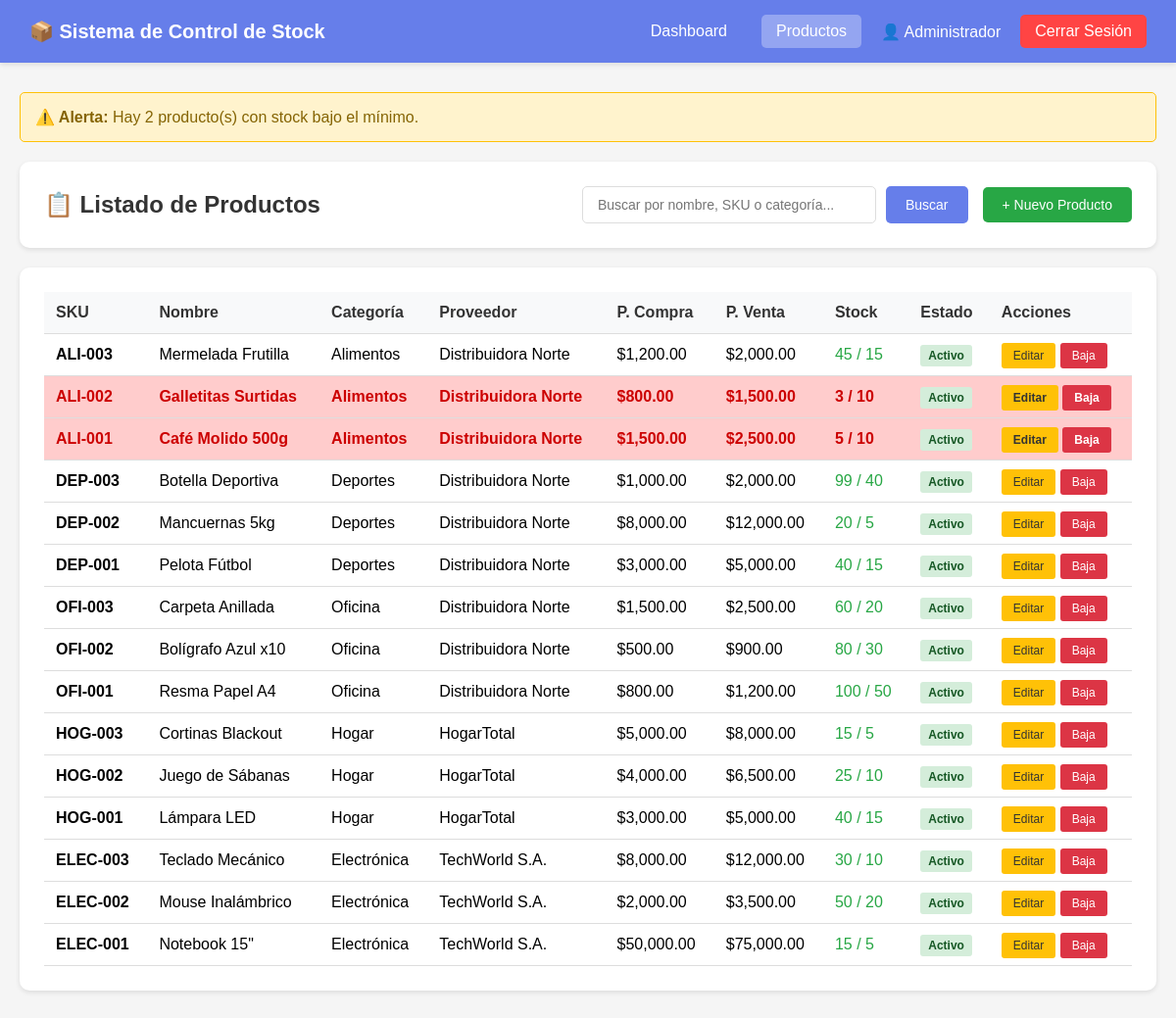
Screenshot of /products.php (signed in) with the database file from the repository.
### tables this page shows
CREATE TABLE `productos` (
  `id` int(11) NOT NULL,
  `sku` varchar(50) NOT NULL,
  `nombre` varchar(100) NOT NULL,
  `descripcion` text DEFAULT NULL,
  `id_categoria` int(11) NOT NULL,
  `id_proveedor` int(11) NOT NULL,
  `precio_compra` decimal(10,2) NOT NULL,
  `precio_venta` decimal(10,2) NOT NULL,
  `stock` int(11) NOT NULL DEFAULT 0,
  `stock_minimo` int(11) NOT NULL DEFAULT 5,
  `activo` tinyint(1) DEFAULT 1,
  `fecha_alta` timestamp NULL DEFAULT current_timestamp()
);

CREATE TABLE `categorias` (
  `id` int(11) NOT NULL,
  `nombre` varchar(50) NOT NULL,
  `descripcion` text DEFAULT NULL
);

CREATE TABLE `proveedores` (
  `id` int(11) NOT NULL,
  `nombre` varchar(100) NOT NULL,
  `contacto` varchar(100) DEFAULT NULL,
  `telefono` varchar(20) DEFAULT NULL,
  `email` varchar(100) DEFAULT NULL
);

### products.php (called while the page is built, shortened)
<?php
require_once 'config/database.php';
require_once 'models/ProductModel.php';
$productModel = new ProductModel();
$searchTerm = '';
if ($_SERVER['REQUEST_METHOD'] === 'POST' && isset($_POST['search'])) {
    $searchTerm = trim($_POST['search']);
    $productos = $productModel->search($searchTerm);
} else {
    $productos = $productModel->getAll();
}
$lowStockProducts = $productModel->getLowStockProducts();
require_once 'views/pages/products_list.php';
?>

### models/ProductModel.php (called while the page is built, shortened)
<?php
require_once __DIR__ . '/../config/database.php';
class ProductModel {
    private $conn;
    public function __construct() {
        $db = new Database();
        $this->conn = $db->getConnection();
    }
    public function getAll() {
        $stmt = $this->conn->prepare("
            SELECT p.*, c.nombre as categoria, pr.nombre as proveedor
            FROM productos p
            LEFT JOIN categorias c ON p.id_categoria = c.id
            LEFT JOIN proveedores pr ON p.id_proveedor = pr.id
            WHERE p.activo = 1
            ORDER BY p.id DESC
        ");
        $stmt->execute();
        return $stmt->fetchAll();
    }
    public function getLowStockProducts() {
        $stmt = $this->conn->prepare("
            SELECT p.*, c.nombre as categoria
            FROM productos p
            LEFT JOIN categorias c ON p.id_categoria = c.id
            WHERE p.activo = 1 AND p.stock <= p.stock_minimo
            ORDER BY p.stock ASC
        ");
        $stmt->execute();
        return $stmt->fetchAll();
    }
}
?>

### config/database.php (called while the page is built, shortened)
<?php
class Database {
    private $host = 'localhost';
    private $db_name = 'sistemas_stock';
    private $username = 'root';
    private $password = '';
    public function getConnection() {
        $this->conn = null;
        try {
            $this->conn = new PDO(
                "mysql:host=" . $this->host . ";dbname=" . $this->db_name . ";charset=utf8mb4",
                $this->username,
                $this->password
            );
            $this->conn->setAttribute(PDO::ATTR_ERRMODE, PDO::ERRMODE_EXCEPTION);
            $this->conn->setAttribute(PDO::ATTR_DEFAULT_FETCH_MODE, PDO::FETCH_ASSOC);
            $this->conn->setAttribute(PDO::ATTR_EMULATE_PREPARES, false);
        } catch(PDOException $e) {
            echo "Error de conexión: " . $e->getMessage();
        }
        return $this->conn;
    }
}
?>

### views/pages/products_list.php (the view, shortened to what this page needs)
<!DOCTYPE html>
<html lang="es">
<head>
</head>
<body>
    <div class="navbar">
        <h1>📦 Sistema de Control de Stock</h1>
        <div class="nav-links">
            <a href="dashboard.php">Dashboard</a>
            <a href="products.php" class="active">Productos</a>
            <span>👤 <?= htmlspecialchars($_SESSION['user_name']) ?></span>
            <a href="logout.php" class="btn-logout">Cerrar Sesión</a>
        </div>
    </div>
    <div class="container">
        <?php if (count($lowStockProducts) > 0): ?>
        <div class="alert-box">
            <strong>⚠️ Alerta:</strong> Hay <?= count($lowStockProducts) ?> producto(s) con stock bajo el mínimo.
        </div>
        <?php endif; ?>
        <div class="header-section">
            <h2>📋 Listado de Productos</h2>
            <div style="display: flex; gap: 15px; align-items: center;">
                <form method="POST" class="search-form">
                    <input type="text" name="search" placeholder="Buscar por nombre, SKU o categoría..." value="<?= htmlspecialchars($searchTerm) ?>">
                    <button type="submit">Buscar</button>
                </form>
                <?php if ($_SESSION['user_rol'] === 'admin'): ?>
                <a href="product_create.php" class="btn-new">+ Nuevo Producto</a>
                <?php endif; ?>
            </div>
        </div>
        <div class="table-container">
            <?php if (count($productos) > 0): ?>
            <table>
                <thead>
                    <tr>
                        <th>SKU</th>
                        <th>Nombre</th>
                        <th>Categoría</th>
                        <th>Proveedor</th>
                        <th>P. Compra</th>
                        <th>P. Venta</th>
                        <th>Stock</th>
                        <th>Estado</th>
                        <th>Acciones</th>
                    </tr>
                </thead>
                <tbody>
                    <?php foreach ($productos as $producto): ?>
                    <tr class="<?= $producto['stock'] <= $producto['stock_minimo'] ? 'stock-low' : '' ?>">
                        <td><strong><?= htmlspecialchars($producto['sku']) ?></strong></td>
                        <td><?= htmlspecialchars($producto['nombre']) ?></td>
                        <td><?= htmlspecialchars($producto['categoria']) ?></td>
                        <td><?= htmlspecialchars($producto['proveedor']) ?></td>
                        <td>$<?= number_format($producto['precio_compra'], 2) ?></td>
                        <td>$<?= number_format($producto['precio_venta'], 2) ?></td>
                        <td class="<?= $producto['stock'] <= $producto['stock_minimo'] ? 'stock-low' : 'stock-ok' ?>">
                            <?= $producto['stock'] ?> / <?= $producto['stock_minimo'] ?>
                        </td>
                        <td><span class="badge badge-active">Activo</span></td>
                        <td>
                            <a href="product_edit.php?id=<?= $producto['id'] ?>" class="btn-edit">Editar</a>
                            <?php if ($_SESSION['user_rol'] === 'admin'): ?>
                            <a href="product_delete.php?id=<?= $producto['id'] ?>" class="btn-delete" onclick="return confirm('¿Seguro que querés dar de baja este producto?')">Baja</a>
                            <?php endif; ?>
                        </td>
                    </tr>
                    <?php endforeach; ?>
                </tbody>
            </table>
            <?php endif; ?>
        </div>
    </div>
</body>
</html>

### views/pages/products_list.php (style rules this page uses)
* { margin: 0; padding: 0; box-sizing: border-box; }
body { font-family: Arial, sans-serif; background: #f5f5f5; }
.navbar { background: #667eea; color: white; padding: 15px 30px; display: flex; justify-content: space-between; align-items: center; box-shadow: 0 2px 5px rgba(0,0,0,0.1); }
.navbar h1 { font-size: 20px; }
.nav-links { display: flex; gap: 20px; align-items: center; }
.nav-links a { color: white; text-decoration: none; padding: 8px 15px; border-radius: 5px; transition: background 0.3s; }
.nav-links a.active { background: rgba(255,255,255,0.3); }
.btn-logout { background: #ff4444; }
.container { max-width: 1400px; margin: 30px auto; padding: 0 20px; }
.header-section { background: white; padding: 25px; border-radius: 10px; box-shadow: 0 2px 5px rgba(0,0,0,0.1); margin-bottom: 20px; display: flex; justify-content: space-between; align-items: center; }
.header-section h2 { color: #333; }
.search-form { display: flex; gap: 10px; }
.search-form input { padding: 10px 15px; border: 1px solid #ddd; border-radius: 5px; width: 300px; font-size: 14px; }
.search-form button { padding: 10px 20px; background: #667eea; color: white; border: none; border-radius: 5px; cursor: pointer; font-size: 14px; }
.btn-new { background: #28a745; color: white; padding: 10px 20px; text-decoration: none; border-radius: 5px; font-size: 14px; }
.alert-box { background: #fff3cd; border: 1px solid #ffc107; color: #856404; padding: 15px; border-radius: 5px; margin-bottom: 20px; }
.alert-box strong { color: #856404; }
.table-container { background: white; padding: 25px; border-radius: 10px; box-shadow: 0 2px 5px rgba(0,0,0,0.1); overflow-x: auto; }
table { width: 100%; border-collapse: collapse; }
th, td { padding: 12px; text-align: left; border-bottom: 1px solid #ddd; }
th { background: #f8f9fa; color: #333; font-weight: bold; }
.stock-low { background: #ffcccc; color: #cc0000; font-weight: bold; }
.stock-ok { color: #28a745; }
.badge { padding: 4px 8px; border-radius: 3px; font-size: 12px; font-weight: bold; }
.badge-active { background: #d4edda; color: #155724; }
.btn-edit { background: #ffc107; color: #333; padding: 6px 12px; text-decoration: none; border-radius: 3px; font-size: 12px; }
.btn-delete { background: #dc3545; color: white; padding: 6px 12px; text-decoration: none; border-radius: 3px; font-size: 12px; }

### rows the page displays
productos: sku "ALI-003", nombre "Mermelada Frutilla", id_categoria.nombre "Alimentos", id_proveedor.nombre "Distribuidora Norte", precio_compra "1,200.00", precio_venta "2,000.00", stock "45", stock_minimo "15"
productos: sku "ALI-002", nombre "Galletitas Surtidas", id_categoria.nombre "Alimentos", id_proveedor.nombre "Distribuidora Norte", precio_compra "800.00", precio_venta "1,500.00", stock "3", stock_minimo "10"
productos: sku "ALI-001", nombre "Café Molido 500g", id_categoria.nombre "Alimentos", id_proveedor.nombre "Distribuidora Norte", precio_compra "1,500.00", precio_venta "2,500.00", stock "5", stock_minimo "10"
productos: sku "DEP-003", nombre "Botella Deportiva", id_categoria.nombre "Deportes", id_proveedor.nombre "Distribuidora Norte", precio_compra "1,000.00", precio_venta "2,000.00", stock "99", stock_minimo "40"
productos: sku "DEP-002", nombre "Mancuernas 5kg", id_categoria.nombre "Deportes", id_proveedor.nombre "Distribuidora Norte", precio_compra "8,000.00", precio_venta "12,000.00", stock "20", stock_minimo "5"
productos: sku "DEP-001", nombre "Pelota Fútbol", id_categoria.nombre "Deportes", id_proveedor.nombre "Distribuidora Norte", precio_compra "3,000.00", precio_venta "5,000.00", stock "40", stock_minimo "15"
productos: sku "OFI-003", nombre "Carpeta Anillada", id_categoria.nombre "Oficina", id_proveedor.nombre "Distribuidora Norte", precio_compra "1,500.00", precio_venta "2,500.00", stock "60", stock_minimo "20"
productos: sku "OFI-002", nombre "Bolígrafo Azul x10", id_categoria.nombre "Oficina", id_proveedor.nombre "Distribuidora Norte", precio_compra "500.00", precio_venta "900.00", stock "80", stock_minimo "30"
productos: sku "OFI-001", nombre "Resma Papel A4", id_categoria.nombre "Oficina", id_proveedor.nombre "Distribuidora Norte", precio_compra "800.00", precio_venta "1,200.00", stock "100", stock_minimo "50"
productos: sku "HOG-003", nombre "Cortinas Blackout", id_categoria.nombre "Hogar", id_proveedor.nombre "HogarTotal", precio_compra "5,000.00", precio_venta "8,000.00", stock "15", stock_minimo "5"
productos: sku "HOG-002", nombre "Juego de Sábanas", id_categoria.nombre "Hogar", id_proveedor.nombre "HogarTotal", precio_compra "4,000.00", precio_venta "6,500.00", stock "25", stock_minimo "10"
productos: sku "HOG-001", nombre "Lámpara LED", id_categoria.nombre "Hogar", id_proveedor.nombre "HogarTotal", precio_compra "3,000.00", precio_venta "5,000.00", stock "40", stock_minimo "15"
productos: sku "ELEC-003", nombre "Teclado Mecánico", id_categoria.nombre "Electrónica", id_proveedor.nombre "TechWorld S.A.", precio_compra "8,000.00", precio_venta "12,000.00", stock "30", stock_minimo "10"
productos: sku "ELEC-002", nombre "Mouse Inalámbrico", id_categoria.nombre "Electrónica", id_proveedor.nombre "TechWorld S.A.", precio_compra "2,000.00", precio_venta "3,500.00", stock "50", stock_minimo "20"
productos: sku "ELEC-001", nombre "Notebook 15\"", id_categoria.nombre "Electrónica", id_proveedor.nombre "TechWorld S.A.", precio_compra "50,000.00", precio_venta "75,000.00", stock "15", stock_minimo "5"

### other values shown
$_SESSION['user_name'] "Administrador"
count($lowStockProducts) "2"
